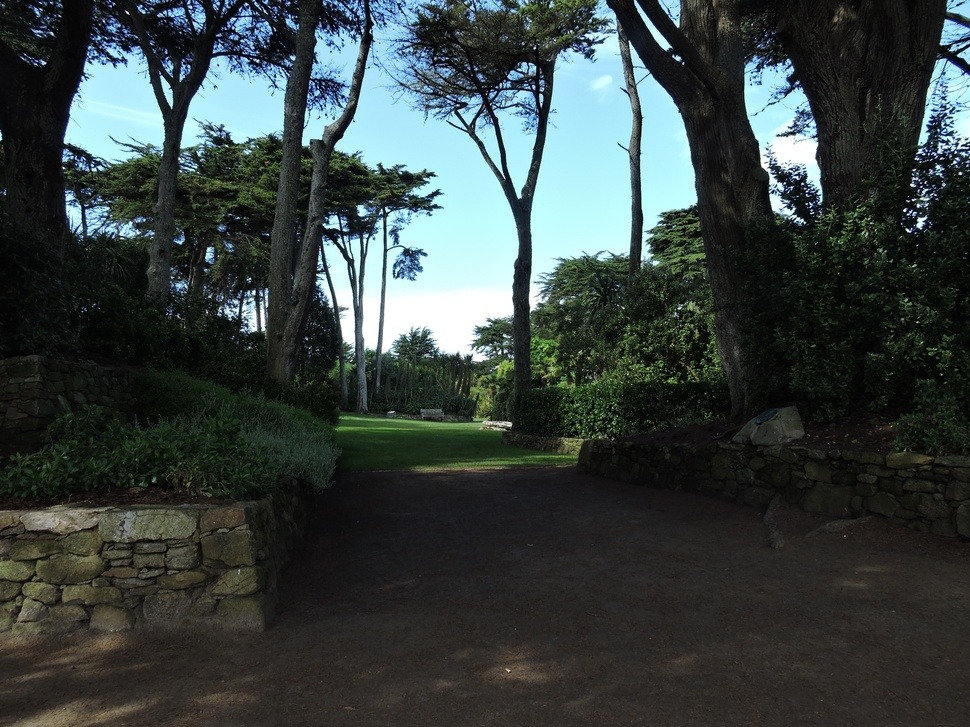
#> input picture images_test/DSCN2604.JPG, 970 x 727 px, shrunk from 4608 x 3456 before the run, found by its file name
$ python expansion_lineaire_dynamique.py
#> lines starting #> are read from the running program, lines starting #| are printed output that depends on the picture
#> in afficherExpansion, image is the input picture: shape (727, 970, 3); mean B, G, R 64.4, 66, 56
import cv2
import matplotlib.pyplot as plt
import numpy as np
def generate_expansion_lineaire_dynamique(image,borne_inf,borne_sup ):
    """
         Applique l'expansion linéaire dynamique à une image pour améliorer le contraste.
    """
#> called with borne_inf = 0, borne_sup = 100
    #Passage aux float pour les caluls
    image_float = image.astype(np.float32)
    v_min, v_max = np.min(image), np.max(image)
#> v_min = 0; v_max = 255
    if(len(image.shape)==2): #Image en niveaux de gris
        expansion = np.where(image_float < borne_inf, 0, np.where(image_float > borne_sup, 255, (image_float - v_min) * 255 / (v_max - v_min)))
    else: #Image en couleur
        expansion=np.zeros_like(image_float)
        for i in range(3):
            expansion[:, :, i] = np.where(image_float[:, :, i] < borne_inf, 0, np.where(image_float[:, :, i] > borne_sup, 255, (image_float[:, :, i] - v_min) * 255 / (v_max - v_min)))
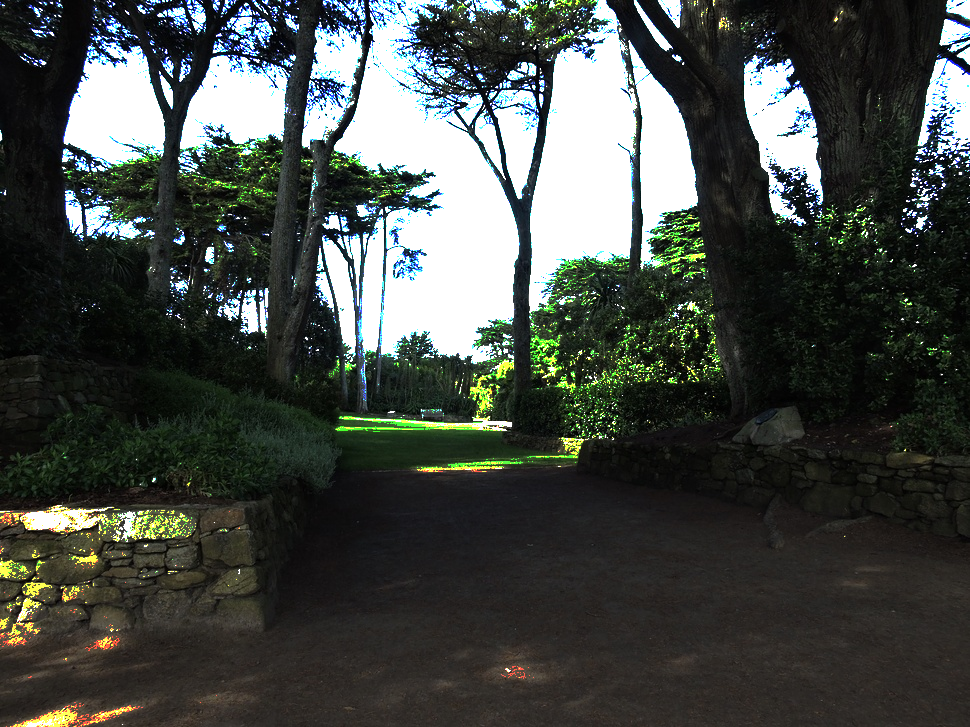
#> expansion: shape (727, 970, 3) float32; mean B, G, R 69.2, 73.8, 68.9
    expansion = np.clip(expansion, 0, 255).astype(np.uint8) #clipping et retour au unisgned
    return expansion

def afficherExpansion(nom_image,borne_inf,borne_sup):
    image = cv2.imread(nom_image)
    expansion=generate_expansion_lineaire_dynamique(image,borne_inf,borne_sup)
    if(len(image.shape)==2):
        cmap="gray"
    else:
        cmap=None
    # Afficher les images
    plt.figure(figsize=(10, 5))

    plt.subplot(1, 2, 1)
    plt.imshow(cv2.cvtColor(image, cv2.COLOR_BGR2RGB), cmap)
    plt.title('Image Originale')

    plt.subplot(1, 2, 2)
    plt.imshow(cv2.cvtColor(expansion, cv2.COLOR_BGR2RGB), cmap)
    plt.title('Image avec expansion linéaire dynamique')

    plt.show()
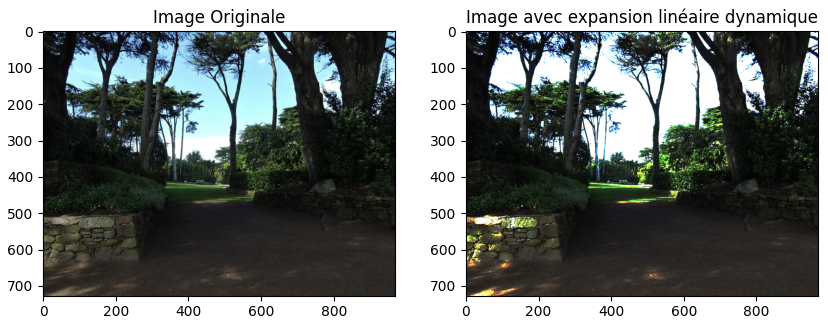
#> figure drawn by matplotlib, 2 panels

afficherExpansion("images_test/DSCN2604.JPG",0,100)

$ run again, with images_test/DSCN0125.JPG copied over images_test/DSCN2604.JPG
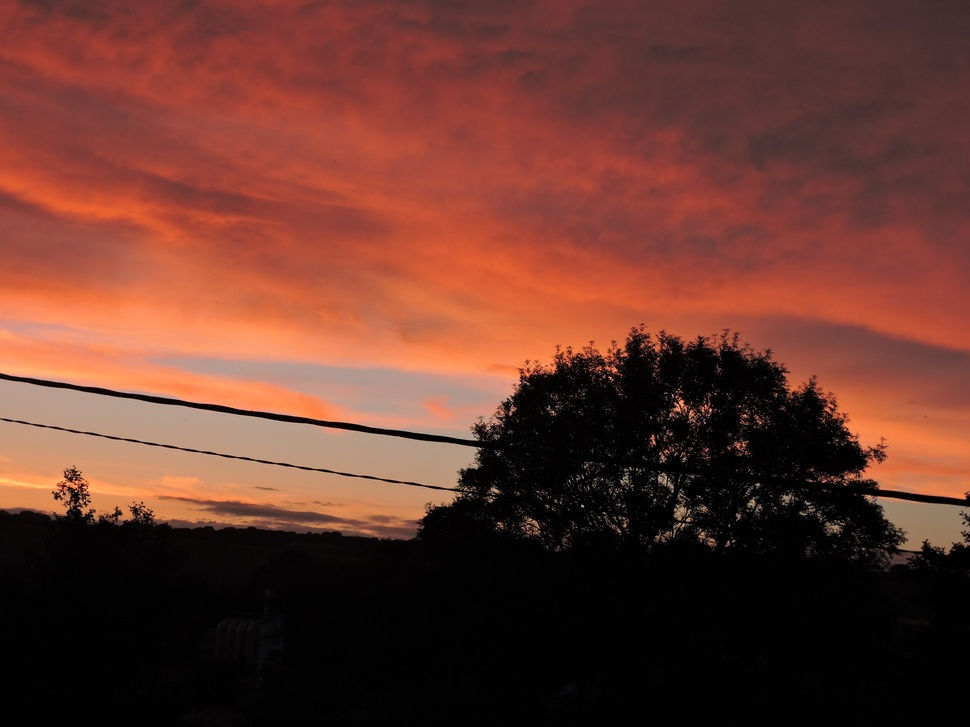
#> input picture images_test/DSCN0125.JPG, 970 x 727 px, shrunk from 4608 x 3456 before the run, found by its file name
#> in afficherExpansion, image is the input picture: shape (727, 970, 3); mean B, G, R 45, 56.2, 104.5
#> v_min = 0; v_max = 255
#> after the loop in generate_expansion_lineaire_dynamique, `for i in range(3):`:
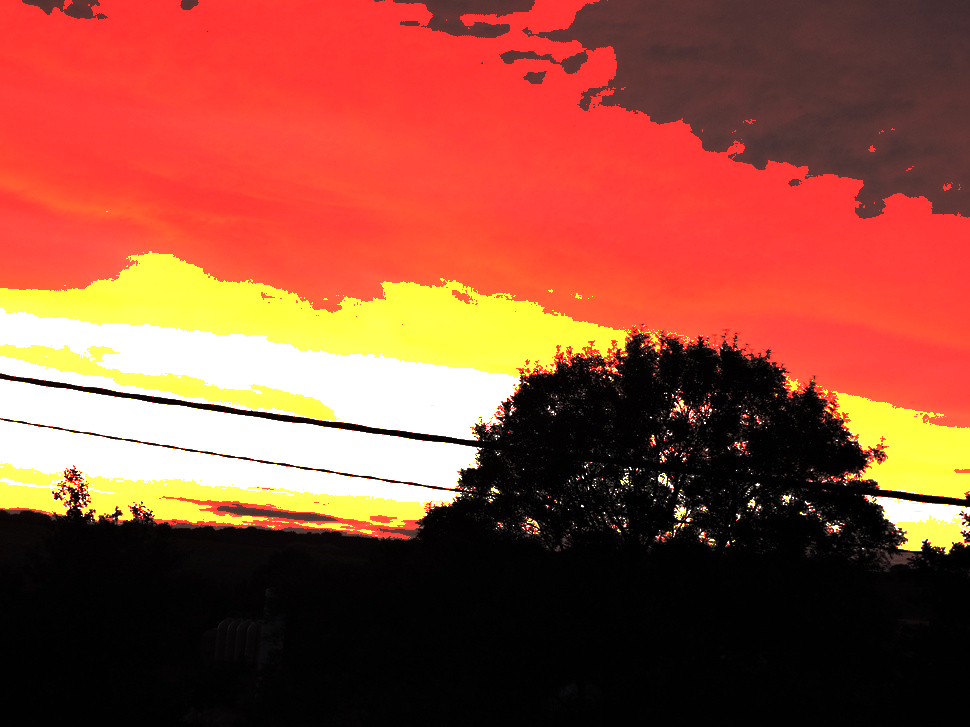
#> expansion: shape (727, 970, 3) float32; mean B, G, R 56.8, 77.2, 147.7
#> in afficherExpansion, `plt.show()`:
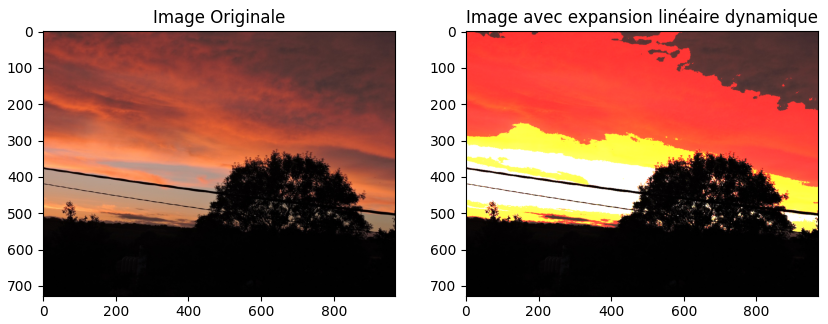
#> figure drawn by matplotlib, 2 panels

$ run again, with images_test/DSCN0131.JPG copied over images_test/DSCN2604.JPG
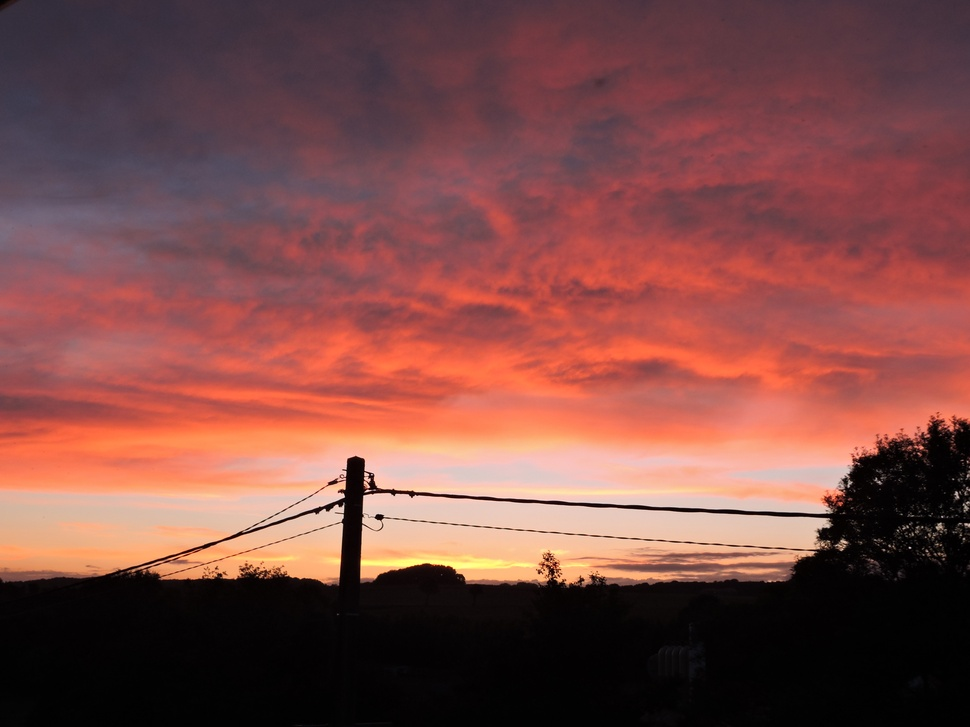
#> input picture images_test/DSCN0131.JPG, 970 x 727 px, shrunk from 4608 x 3456 before the run, found by its file name
#> in afficherExpansion, image is the input picture: shape (727, 970, 3); mean B, G, R 70.2, 74.2, 125.1
#> v_min = 0; v_max = 255
#> after the loop in generate_expansion_lineaire_dynamique, `for i in range(3):`:
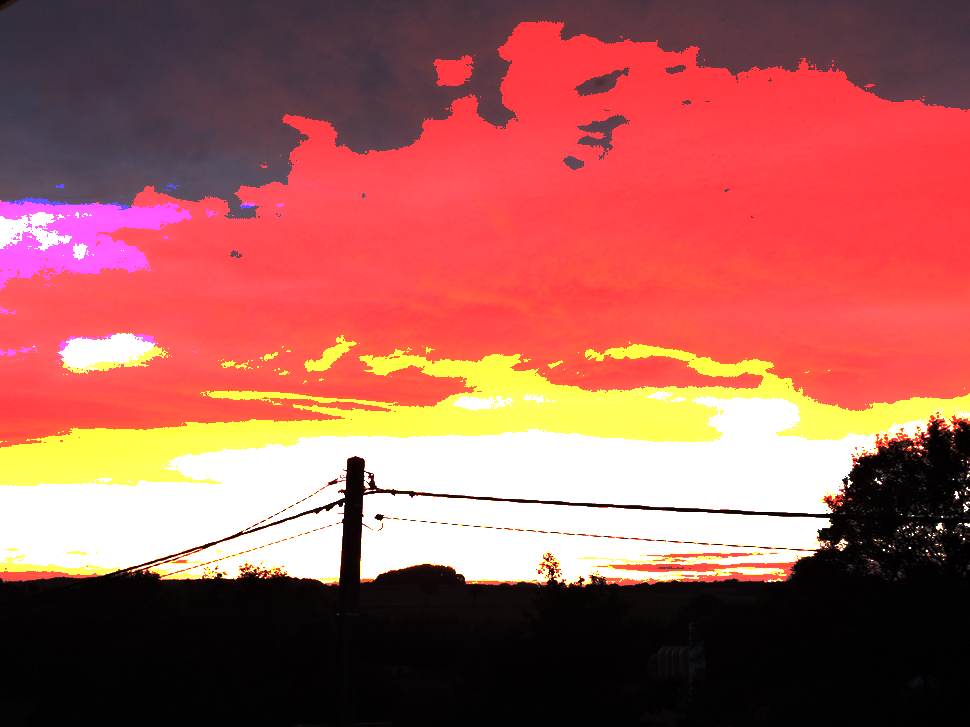
#> expansion: shape (727, 970, 3) float32; mean B, G, R 87.5, 94.5, 167.3
#> in afficherExpansion, `plt.show()`:
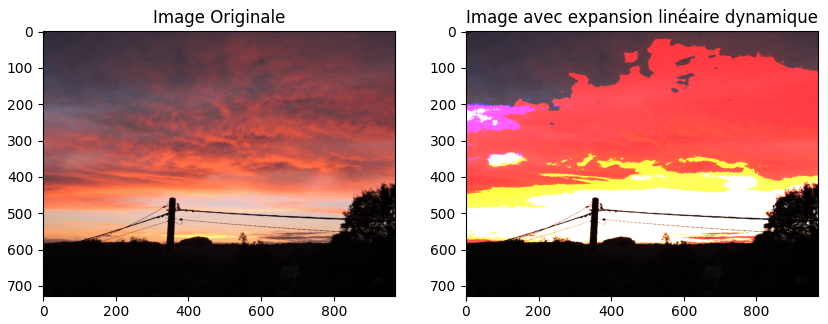
#> figure drawn by matplotlib, 2 panels

$ run again, with images_test/DSCN0323.JPG copied over images_test/DSCN2604.JPG
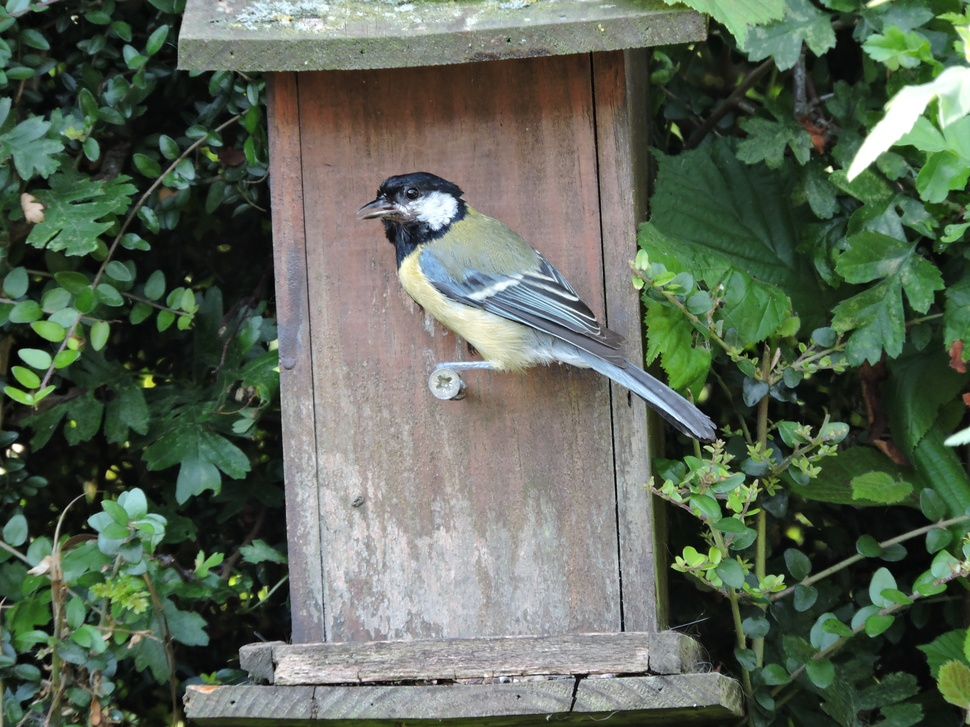
#> input picture images_test/DSCN0323.JPG, 970 x 727 px, shrunk from 4608 x 3456 before the run, found by its file name
#> in afficherExpansion, image is the input picture: shape (727, 970, 3); mean B, G, R 88.2, 103.6, 92.1
#> v_min = 0; v_max = 255
#> after the loop in generate_expansion_lineaire_dynamique, `for i in range(3):`:
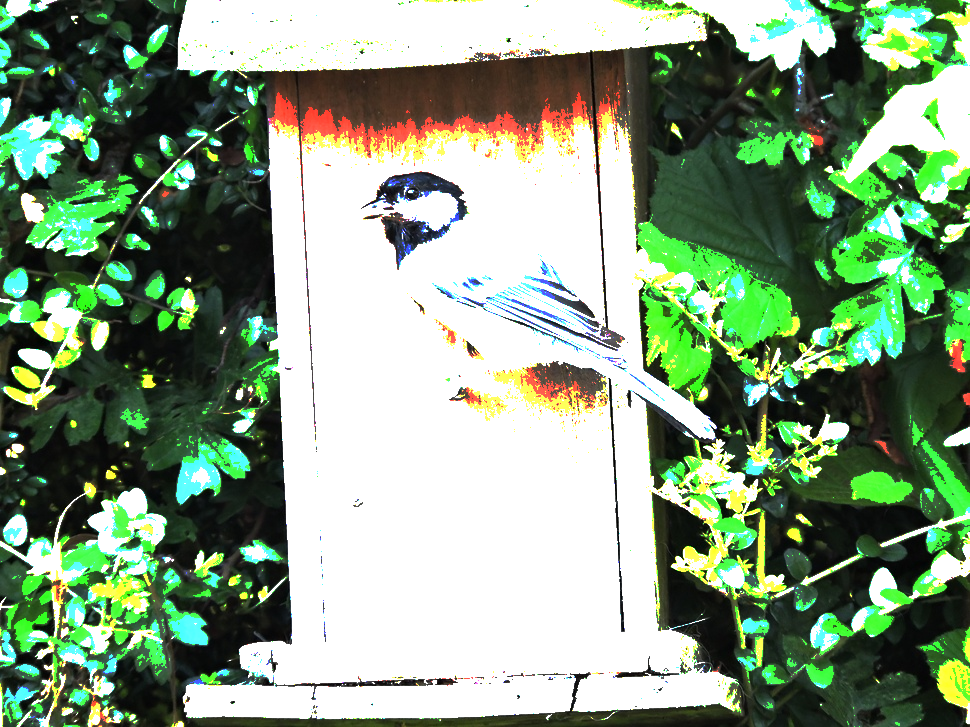
#> expansion: shape (727, 970, 3) float32; mean B, G, R 130.7, 157.3, 135.3
#> in afficherExpansion, `plt.show()`:
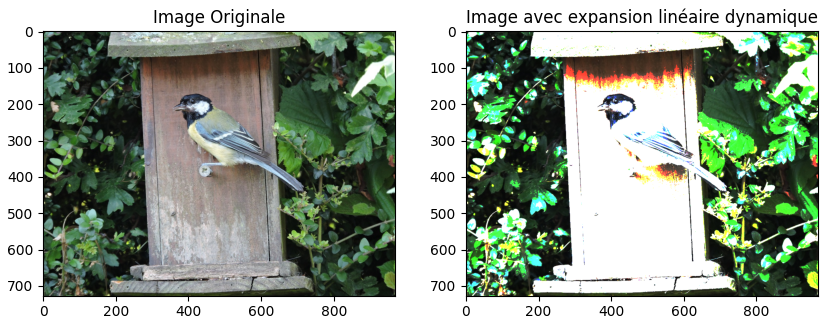
#> figure drawn by matplotlib, 2 panels
